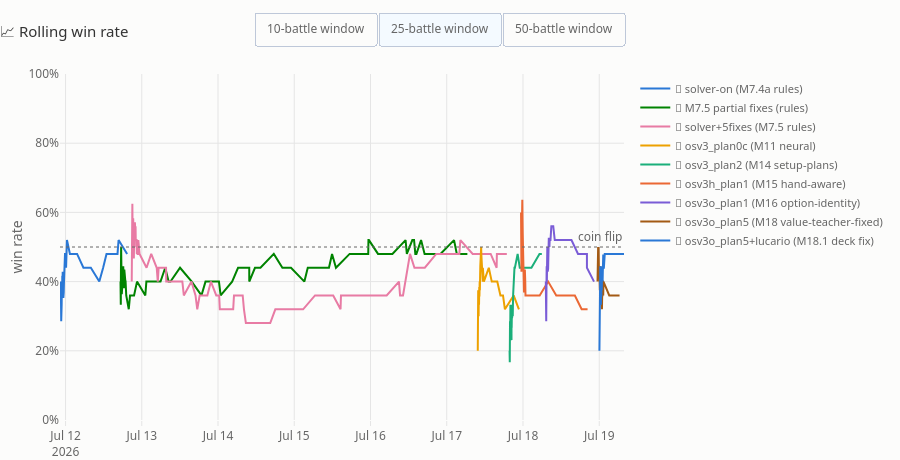

Notebook code for this chart:
### Code cell
# Chart 2 — rolling win rate, one line per model. The buttons switch the
# rolling window without re-running the cell (traces are precomputed).
WINDOWS, DEFAULT_WINDOW = (10, 25, 50), 25
if not episodes.empty:
    fig = go.Figure()
    trace_window = []
    for window in WINDOWS:
        for sid, label in MODELS.items():
            d = episodes[episodes["submission"] == sid]
            if len(d) < 5:
                continue
            roll = d["win"].rolling(window, min_periods=5).mean()
            fig.add_trace(go.Scatter(
                x=d["time"], y=roll, mode="lines",
                name=DEX[sid], visible=window == DEFAULT_WINDOW,
                line=dict(color=COLOR[sid], width=2),
                hovertemplate="%{y:.0%}<extra>" + DEX[sid] + "</extra>"))
            trace_window.append(window)
    fig.add_hline(y=0.5, line_color=INK2, line_width=1, line_dash="dot",
                  annotation_text="coin flip",
                  annotation_font_color=INK2)
    fig.update_layout(
        title="📈 Rolling win rate",
        yaxis=dict(title="win rate", range=[0, 1], tickformat=".0%"),
        height=460, hovermode="x unified",
        updatemenus=[dict(
            type="buttons", direction="right",
            x=1, xanchor="right", y=1.18, yanchor="top",
            active=WINDOWS.index(DEFAULT_WINDOW),
            font=dict(color=INK2), bgcolor=SURFACE,
            buttons=[dict(label=f"{w}-battle window", method="update",
                          args=[{"visible": [t == w for t in trace_window]}])
                     for w in WINDOWS])])
    fig.show()
